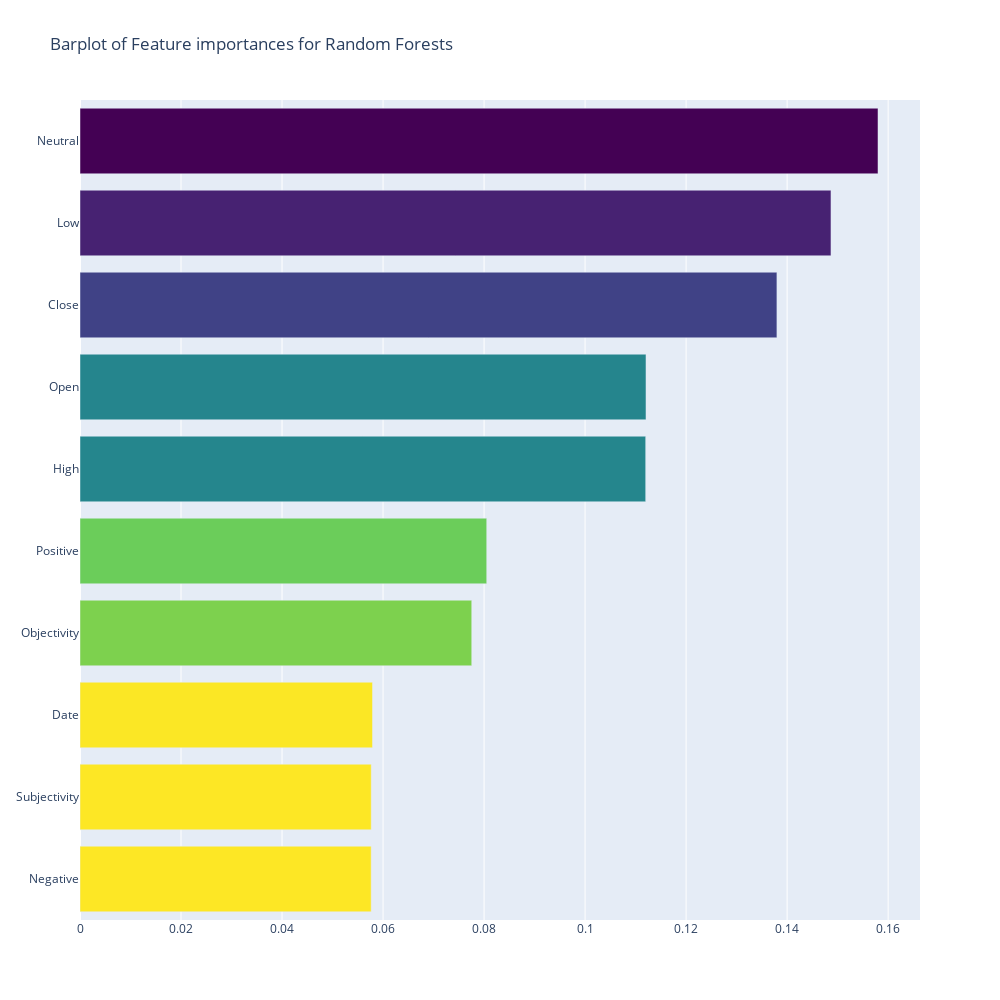

Source (notebook cell):
### Markdown cell above
#### Below is the feature importance graph for Random Forests.

#### This is just to see the sample important features for Random Forests. We are not going to use Random Forests for further tuning our model.

### Code cell
x, y = (list(x) for x in zip(*sorted(zip(model_rf.feature_importances_, features), 
                                                            reverse = False)))
trace2 = go.Bar(
    x=x ,
    y=y,
    marker=dict(
        color=x,
        colorscale = 'Viridis',
        reversescale = True
    ),
    name='Feature importance for Random Forests',
    orientation='h',
)

layout = dict(
    title='Barplot of Feature importances for Random Forests',
     width = 1000, height = 1000,
    yaxis=dict(
        showgrid=False,
        showline=False,
        showticklabels=True,
#         domain=[0, 0.85],
    ))

fig1 = go.Figure(data=[trace2])
fig1['layout'].update(layout)
py.iplot(fig1, filename='plots')

### Figure 1 — Plotly figure (JSON) as saved in the notebook; plotly's stock layout.template omitted (floating-point values rounded to 4 significant figures)
{"data": [{"marker": {"color": [0.05765, 0.05766, 0.05791, 0.07756, 0.08053, 0.112, 0.1121, 0.138, 0.1487, 0.158], "colorscale": [[0, "#440154"], [0.1111, "#482878"], [0.2222, "#3e4989"], [0.3333, "#31688e"], [0.4444, "#26828e"], [0.5556, "#1f9e89"], [0.6667, "#35b779"], [0.7778, "#6ece58"], [0.8889, "#b5de2b"], [1, "#fde725"]], "reversescale": true}, "name": "Feature importance for Random Forests", "orientation": "h", "type": "bar", "x": [0.05765, 0.05766, 0.05791, 0.07756, 0.08053, 0.112, 0.1121, 0.138, 0.1487, 0.158], "y": ["Negative", "Subjectivity", "Date", "Objectivity", "Positive", "High", "Open", "Close", "Low", "Neutral"]}], "layout": {"height": 1000, "title": {"text": "Barplot of Feature importances for Random Forests"}, "width": 1000, "yaxis": {"showgrid": false, "showline": false, "showticklabels": true}}}
